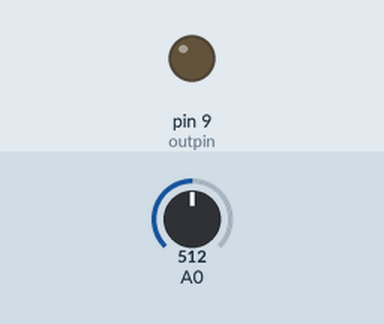
This sketch was run on a simulated Arduino Uno, built with avr-gcc and run on an emulated ATmega328P. Parts: output pins drawn as LEDs (lit = HIGH). The inputs (shaded band) are chosen by the test bench; at power-on: A0 = 512.

Above: at 1.8 s.
1.9 s: A0 set to 105
3.4 s: A0 set to 94
At 5.2 s:
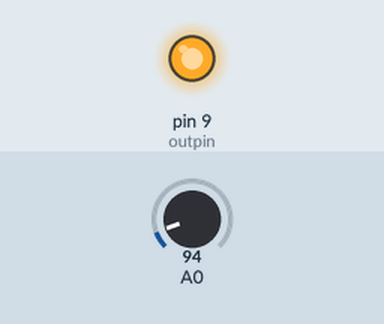
5.5 s: A0 set to 110
At 7.0 s:
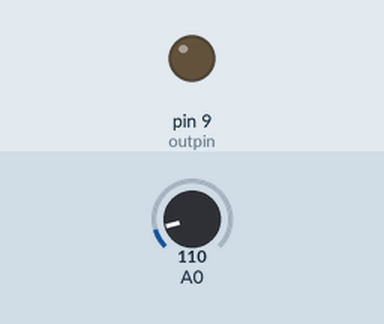
7.5 s: A0 set to 90
At 8.5 s:
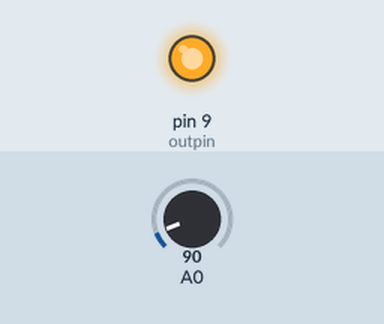
Timing chart, 0 to 10.5 s (numbered marks = the images above; inputs shaded):
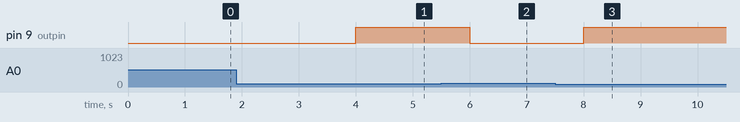

Measured:
- the behaviour switches between 100 and 99 on A0 (found by bisection; images 0 and 1)
- after the input at 1.9 s, every drawn part: stays the same
- after the input at 3.4 s, pin 9 (outpin): LOW → HIGH after 0.60 s
- after the input at 5.5 s, pin 9 (outpin): HIGH → LOW after 0.50 s
- after the input at 7.5 s, pin 9 (outpin): LOW → HIGH after 0.50 s

The sketch:

LDR.ino
```cpp
//REQ: Arduini, BB, LDR, Resistor, LED

int limit = 100;
int outpin  = 9;

void setup() {
  pinMode(A0,INPUT);
  pinMode(9,OUTPUT);
  Serial.begin(9600);

}

void loop() {
  int input = analogRead(A0);
  //Serial.println(input);
  if (input < limit)
 {
  digitalWrite(outpin,HIGH);
 }
 else
 {
  digitalWrite(outpin,LOW);
 }

  delay(1000);
}
```
